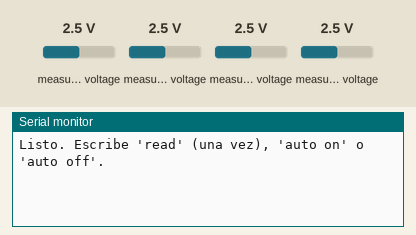
Bench run of a sketch on a simulated ESP32. Parts: the last lines printed to the serial monitor. The inputs (shaded band) are chosen by the test bench; at power-on: measured voltage 2.5 V.

Above: at 1.2 s.
1.3 s: measured voltage (sensor 200) set to 0.1 V
At 2.5 s:
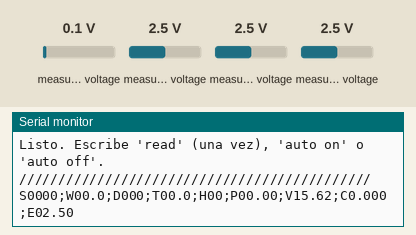
3.4 s: measured voltage (sensor 201) set to 0.1 V
At 4.6 s:
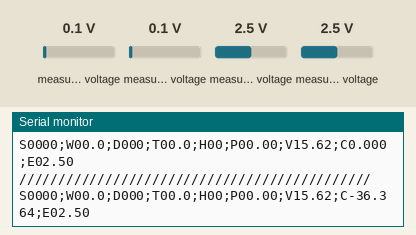
4.9 s: measured voltage (sensor 202) set to 0.1 V
At 6.2 s:
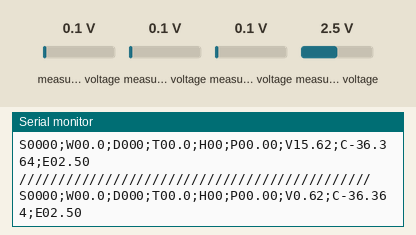
6.4 s: measured voltage (sensor 203) set to 0.1 V
At 7.7 s:
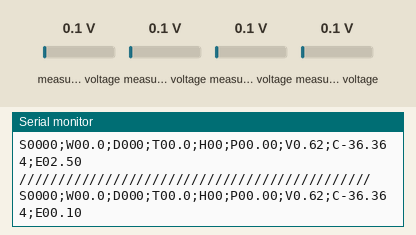
7.9 s: measured voltage (sensor 200) set to 1.2 V
9.4 s: measured voltage (sensor 201) set to 1.2 V
At 9.4 s:
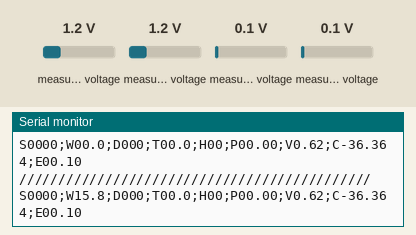

The sketch:

lectura_datos_estacion.ino
```cpp
#include <Wire.h>
#include <Adafruit_ADS1X15.h>
#include <HardwareSerial.h>

// UARTs
HardwareSerial RS485_PIRA(1);   // UART1: piranómetro (GPIO19 TX1, GPIO18 RX1)
HardwareSerial WS3(2);          // UART2: estación WS3 (solo RX)

// Pines (ajusta si en tu montaje son otros)
#define RX1_PIRA 18
#define TX1_PIRA 19
#define SDA      21
#define SCL      22
#define RX_WS3   16   // WS3 solo RX por UART2; TX_WS3 no usado
#define TX_WS3   -1

Adafruit_ADS1115 ads;
float ws3v[4] = {0};   // Dir, Temp, Hum, Pres
float adcV[4] = {0};   // W, Corriente (V), Voltaje (V), Extra (V)
int   solar_p = 0;
char  output[80];

// --------- CRC16 Modbus ---------
uint16_t crc16_modbus(const uint8_t *d, uint8_t n){
  uint16_t c=0xFFFF; while(n--){ c^=*d++; for(int j=0;j<8;j++) c=(c&1)?(c>>1)^0xA001:c>>1; } return c;
}
bool validateCRC(uint8_t *data, uint16_t len){
  if(len<3) return false; uint16_t rx=(uint16_t(data[len-1])<<8)|data[len-2]; return rx==crc16_modbus(data,len-2);
}

// --------- Piranómetro (UART1 RS485) ---------
void sendRS485Command(uint8_t addr){
  uint8_t cmd[6]={addr,0x03,0x00,0x00,0x00,0x01};
  uint16_t crc=crc16_modbus(cmd,6);
  uint8_t tx[8]={cmd[0],cmd[1],cmd[2],cmd[3],cmd[4],cmd[5],uint8_t(crc&0xFF),uint8_t(crc>>8)};
  RS485_PIRA.write(tx,8); RS485_PIRA.flush();
}
int readRS485Response(){
  uint8_t r[7]; unsigned long t0=millis(); int i=0;
  while(millis()-t0<600){ if(RS485_PIRA.available()){ i+=RS485_PIRA.readBytes(r+i,7-i); if(i>=7) break; } }
  if(i!=7 || !validateCRC(r,7)) return 0;
  return (int(r[3])<<8)|r[4]; // HI,LO
}
int leerPiranometro(){ sendRS485Command(0x02); return readRS485Response(); } // ajusta 0x02 si tu esclavo es otro

// --------- WS3 por UART2 (solo RX) ---------
void leerEstacion(float a[]){
  String t;
  while(WS3.available()) WS3.read();
  delay(1000);
  while(WS3.available()) t = WS3.readStringUntil('\n');
  if(!t.startsWith("c")){ a[0]=a[1]=a[2]=a[3]=0; return; }
  a[0] = t.substring(1,4).toInt();            // Dir
  int tf = t.substring(13,16).toInt();        // Temp F
  a[1] = (tf - 32) * 5.0f/9.0f;               // °C
  a[2] = t.substring(25,27).toInt();          // Hum %

  int pr = t.substring(28,33).toInt();        // pres*100
  a[3] = pr / 100.0f;                         // kPa
}

// --------- Helper: lectura “fresca” por canal con ganancia ---------
static inline float readVolts(adsGain_t g, uint8_t ch){
  ads.setGain(g);
  (void)ads.readADC_SingleEnded(ch);          // dummy: descarta conversión previa
  int16_t raw = ads.readADC_SingleEnded(ch);  // conversión válida con g
  return ads.computeVolts(raw);               // en voltios según g activo
}

// --------- ADS1115 ---------
void leerAdc(float a[]){
  // Lee cada canal con su ganancia adecuada
  float v_a0 = readVolts(GAIN_TWO,        0); // anemómetro (0.4–2.0 V)
  float v_a1 = readVolts(GAIN_ONE,        1); // corriente
  float v_a2 = readVolts(GAIN_ONE,        2); // voltaje
  float v_a3 = readVolts(GAIN_TWOTHIRDS,  3); // extra

  // ---- Cálculo de velocidad de viento (W, m/s) ----
  const float vMin=0.415f, vMax=2.0f, wMax=32.0f;
  float W = (v_a0 <= vMin) ? 0.0f : (v_a0 - vMin) * (wMax / (vMax - vMin));
  float V_out = v_a2 * 6.25;
  float A_out = (v_a1-2.5f)/0.066f;
  Serial.println("/////////////////////////////////////////////");


  a[0] = W;
  a[1] = A_out;
  a[2] =V_out;
  a[3] = v_a3;
}

// --------- Trama ---------
void enviarDatos(){
  snprintf(output, sizeof(output),
    "S%04d;W%04.1f;D%03.0f;T%04.1f;H%02.0f;P%05.2f;V%04.2f;C%02.3f;E%05.2f",
    solar_p, adcV[0], ws3v[0], ws3v[1], ws3v[2], ws3v[3], adcV[2], adcV[1], adcV[3]);
  Serial.println(output);
}

// --------- Modo auto (muestreo periódico) ---------
bool autoMode=false;
unsigned long t0=0;
unsigned long period=500; // ms

void setup(){
  Serial.begin(115200);
  Serial.setTimeout(300);


  RS485_PIRA.begin(9600, SERIAL_8N1, RX1_PIRA, TX1_PIRA);
  WS3.begin(9600, SERIAL_8N1, RX_WS3, TX_WS3);

  Wire.begin(SDA, SCL);
  if(!ads.begin()){
    Serial.println("ERROR: ADS1115 no encontrado");
  }

  Serial.println("Listo. Escribe 'read' (una vez), 'auto on' o 'auto off'.");
}

void cicloLecturaYEnvio(){
  int v = leerPiranometro();
  //Serial.printf("[PIRA] raw=%d\n", v);
  solar_p = v;

  leerEstacion(ws3v);
  leerAdc(adcV);


  enviarDatos();
}

void loop(){


    String com = Serial.readStringUntil('\n'); com.trim();
    cicloLecturaYEnvio();
    autoMode = true;
    //if(com=="read"){
      //cicloLecturaYEnvio();
    //} else if(com=="auto on"){
      //autoMode = true; // Serial.println("AUTO ON");
   /* } else if(com=="auto off"){
      autoMode = false; Serial.println("AUTO OFF");
    } else if(com.startsWith("period ")){
      int p = com.substring(7).toInt();
      if(p >= 100) { period = (unsigned long)p; Serial.printf("Periodo=%lu ms\n", period); }
      else Serial.println("Periodo minimo 100 ms");
    }*/


  if(autoMode && millis()-t0 >= period){
    t0 = millis();
    cicloLecturaYEnvio();
  }
}
```

Measured:
- after the input at 1.3 s, the serial monitor: prints a new line after 0.67 s (image 1)
- after the input at 3.4 s, the serial monitor: prints a new line after 0.24 s (image 2)
- after the input at 4.9 s, the serial monitor: prints a new line after 0.71 s (image 3)
- after the input at 6.4 s, the serial monitor: prints a new line after 0.88 s (image 4)
